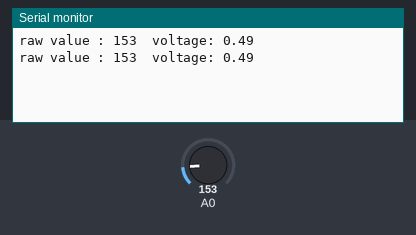
This sketch was run on a simulated Arduino Uno, built with avr-gcc and run on an emulated ATmega328P. Parts: the last lines printed to the serial monitor. The inputs (shaded band) are chosen by the test bench; at power-on: A0 = 153.

Above: at 1.8 s.
1.9 s: A0 set to 165
At 2.8 s:
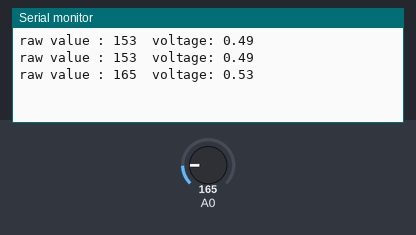
3.4 s: A0 set to 175
At 4.5 s:
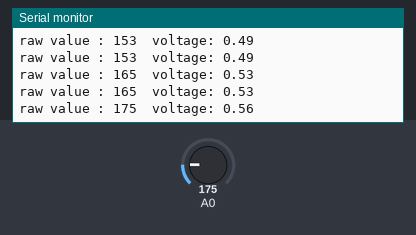
Timing chart, 0 to 6.4 s (numbered marks = the images above; inputs shaded):
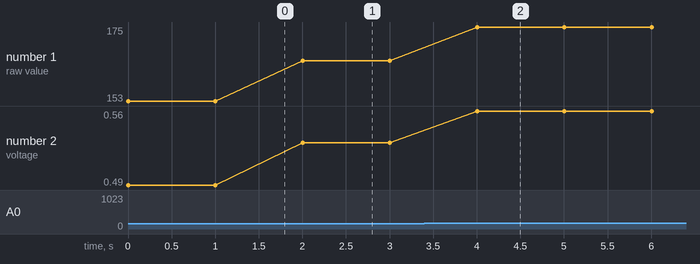

The sketch:

13_TMP36_Temperature.ino
```cpp
//TMP36을 A0에 연결

void setup() {
  Serial.begin(115200);
}

void loop() {
  int rawValue = analogRead(A0);
  float voltage = rawValue *3.3 / 1024.0;

  Serial.print("raw value : ");
  Serial.print(rawValue);
  Serial.print("  voltage: ");
  Serial.println(voltage);

  delay(1000);

}
```

Measured:
- after the input at 1.9 s, the serial monitor: prints a new line after 0.10 s (image 1)
- after the input at 3.4 s, the serial monitor: prints a new line after 0.60 s (image 2)
- plotted number 1: 153 → 165 after the input at 1.9 s, 165 → 175 after the input at 3.4 s
- plotted number 2: 0.49 → 0.53 after the input at 1.9 s, 0.53 → 0.56 after the input at 3.4 s
